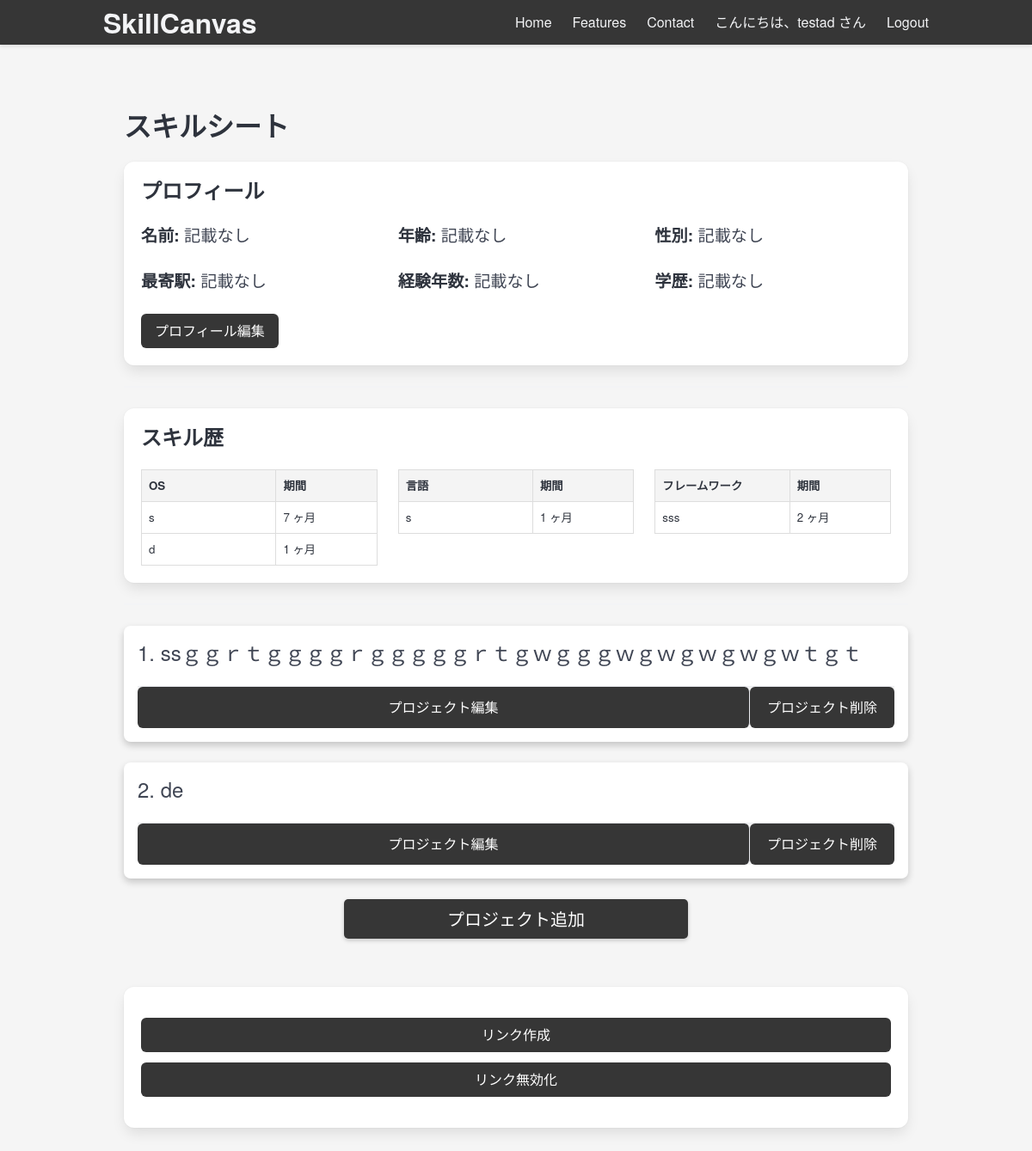
Page /sheet (signed in) on the committed database.
### run.py (models this page shows, shortened)
class User(db.Model, UserMixin):
    __tablename__ = "user"
    id = db.Column(db.Integer, primary_key=True)
    username = db.Column(db.String(120), unique=True, nullable=False)
    email = db.Column(db.String(120), unique=True, nullable=False)
    password = db.Column(db.String(120), nullable=False)
    is_active = db.Column(db.Boolean, default=False)
    created_at = db.Column(db.DateTime, nullable=False, default=datetime.now)
    updated_at = db.Column(db.DateTime, nullable=False, default=datetime.now, onupdate=datetime.now)
    is_admin = db.Column(db.Boolean, default=False)  # 管理者フラグ
    projects = db.relationship('Project', backref='user', lazy=True)
    display_name = db.Column(db.String(120), nullable=True)
    age = db.Column(db.Integer, nullable=True)
    gender = db.Column(db.String(10), nullable=True)
    nearest_station = db.Column(db.String(120), nullable=True)
    experience_years = db.Column(db.Integer, nullable=True)
    education = db.Column(db.String(120), nullable=True)

class Technology(db.Model):
    __tablename__ = "technology"
    id = db.Column(db.Integer, primary_key=True)
    project_id = db.Column(db.Integer, db.ForeignKey('project.id'), nullable=False)
    type = db.Column(db.String(120), nullable=False)  # e.g., 'OS', 'language', 'process', etc.
    name = db.Column(db.String(120), nullable=False)
    duration_months = db.Column(db.Integer, nullable=True)  # Nullable for process entries

class Project(db.Model):
    __tablename__ = "project"
    id = db.Column(db.Integer, primary_key=True)
    user_id = db.Column(db.Integer, db.ForeignKey('user.id'), nullable=False)
    start_month = db.Column(db.String(7), nullable=False)  # YYYY-MM形式の文字列
    end_month = db.Column(db.String(7), nullable=False)    # YYYY-MM形式の文字列
    industry = db.Column(db.String(120), nullable=False)
    project_name = db.Column(db.String(120), nullable=False)
    project_summary = db.Column(db.Text, nullable=False)
    responsibilities = db.Column(db.Text, nullable=False)
    technologies = db.relationship('Technology', backref='project', lazy=True)
    processes = db.relationship('Process', backref='project', lazy=True)

### views/sheet_views.py (the view)
@app.route('/sheet', methods=['GET', 'POST'])
@login_required
def sheet():
    user_id = current_user.id
    projects = Project.query.filter_by(user_id=user_id).all()
    project_data = []
    skills_by_category = {}
    tech_type_mapping = {
        'os': 'OS',
        'language': '言語',
        'framework': 'フレームワーク',
        'database': 'データベース',
        'containertech': 'コンテナ技術',
        'cicd': 'CI/CD',
        'logging': 'ログ',
        'tools': 'その他ツール'
    }
    for project in projects:
        processes = Process.query.filter_by(project_id=project.id).all()
        technologies = Technology.query.filter_by(project_id=project.id).all()
        for tech in technologies:
            tech_type = tech_type_mapping[tech.type]
            if tech_type not in skills_by_category:
                skills_by_category[tech_type] = {}
            if tech.name not in skills_by_category[tech_type]:
                skills_by_category[tech_type][tech.name] = tech.duration_months
            else:
                skills_by_category[tech_type][tech.name] += tech.duration_months
        project_data.append({
            'project': project,
            'processes': processes,
            'technologies': technologies
        })
    skills_by_category_formatted = {}
    for category, skills in skills_by_category.items():
        skills_list = [{'name': name, 'duration_months': duration} for name, duration in skills.items()]
        skills_by_category_formatted[category] = skills_list
    active_link = Link.query.filter_by(user_id=user_id, is_active=True).order_by(Link.created_at.desc()).first()
    link_url = url_for('view_sheet', link_code=active_link.link_code, _external=True) if active_link else None
    experience_years = current_user.experience_years or 0
    return render_template('sheet.html', user=current_user, projects=project_data, skills_by_category=skills_by_category_formatted, tech_type_mapping=tech_type_mapping, link_url=link_url, experience_years=experience_years)

### views/login_views.py (called while the page is built)
@login_manager.user_loader # type: ignore
def load_user(user_id):
    return User.query.get(int(user_id))

### templates/sheet.html (shortened to what this page needs)
{% extends "base.html" %}
{% block content %}
<section class="section">
    <div class="container">
        <h1 class="title">スキルシート</h1>
        <div class="box">
            <h1 class="title is-4">プロフィール</h1>
            <div class="columns is-multiline">
                <div class="column is-one-third">
                    <p class="profile-item"><strong>名前:</strong> {{ user.display_name or "記載なし" }}</p>
                </div>
                <div class="column is-one-third">
                    <p class="profile-item"><strong>年齢:</strong> {{ user.age or "記載なし" }}</p>
                </div>
                <div class="column is-one-third">
                    <p class="profile-item"><strong>性別:</strong> {{ user.gender or "記載なし" }}</p>
                </div>
                <div class="column is-one-third">
                    <p class="profile-item"><strong>最寄駅:</strong> {{ user.nearest_station or "記載なし" }}</p>
                </div>
                <div class="column is-one-third">
                    <p class="profile-item"><strong>経験年数:</strong>
                        {% if experience_years %}
                        {{ experience_years // 12 }} 年 {{ experience_years % 12 }} ヶ月
                        {% else %}
                        記載なし
                        {% endif %}</p>
                </div>
                <div class="column is-one-third">
                    <p class="profile-item"><strong>学歴:</strong> {{ user.education or "記載なし" }}</p>
                </div>
            </div>
            <a href="{{ url_for('edit_profile') }}" class="button is-primary is-light">プロフィール編集</a>
        </div>
        <hr>
        {% if skills_by_category|length > 0 %}
        <div class="box">
            <h1 class="title is-4">スキル歴</h1>
            <div class="columns is-multiline">
                {% for category, skills in skills_by_category.items() %}
                <div class="column is-one-third">
                    <div class="table-container">
                        <table class="table is-bordered is-fullwidth skill-table">
                            <thead>
                                <tr>
                                    <th>{{ category }}</th>
                                    <th>期間</th>
                                </tr>
                            </thead>
                            <tbody>
                                {% for skill in skills %}
                                <tr>
                                    <td class="tech-name" data-tech-name="{{ skill.name }}">{{ skill.name }}</td>
                                    <td>
                                        {% if skill.duration_months >= 12 %}
                                        {{ skill.duration_months // 12 }} 年 {{ skill.duration_months % 12 }} ヶ月
                                        {% else %}
                                        {{ skill.duration_months }} ヶ月
                                        {% endif %}
                                    </td>
                                </tr>
                                {% endfor %}
                            </tbody>
                        </table>
                    </div>
                </div>
                {% endfor %}
            </div>
        </div>
        {% endif %}
        <hr>
        {% if projects|length > 0 %}
        <div id="projects-container">
            {% for item in projects %}
            <div class="card project-card">
                <div class="card-content">
                    <h2 class="subtitle project-title" data-index="{{ loop.index }}" style="font-size: 1.5rem;">
                        {{ loop.index }}. {{ item.project.project_name }}
                    </h2>
                    <footer class="card-footer">
                        <a href="{{ url_for('edit_project', project_id=item.project.id) }}"
                            class="card-footer-item button is-primary is-light">プロジェクト編集</a>
                        <form action="{{ url_for('delete_project', project_id=item.project.id) }}" method="post"
                            style="display:inline;">
                            <button type="submit" class="button is-danger is-light card-footer-item">プロジェクト削除</button>
                        </form>
                    </footer>
                </div>
            </div>
            {% endfor %}
        </div>
        {% endif %}
        <div class="hero-button-container">
            <a href="{{ url_for('input') }}" class="button hero-button small-button">プロジェクト追加</a>
        </div>
        <div class="spacer"></div>
        <div class="box">
            <div class="buttons is-centered">
                <form id="create-link-form" action="{{ url_for('create_link') }}" method="post" class="button-form">
                    <button type="submit" class="button is-info is-light is-fullwidth">リンク作成</button>
                </form>
                <form id="invalidate-link-form" action="{{ url_for('invalidate_link') }}" method="post"
                    class="button-form">
                    <button type="submit" class="button is-danger is-light is-fullwidth">リンク無効化</button>
                </form>
            </div>
        </div>
    </div>
</section>
{% endblock %}

### templates/base.html (shortened to what this page needs)
<!DOCTYPE html>
<html lang="en">
<head>
    <link rel="stylesheet" href="https://cdn.jsdelivr.net/npm/bulma@1.0.2/css/bulma.min.css">
    <link rel="stylesheet" href="{{ url_for('static', filename='css/styles.css') }}">
</head>
<body>
    <header>
        <nav id="navbar" class="navbar is-fixed-top">
            <div class="container">
                <div class="navbar-brand">
                    <a class="navbar-item" href="{{ url_for('index') }}" tabindex="-1">
                        <h1 class="title has-text-light">SkillCanvas</h1>
                    </a>
                </div>
                <div id="navbarMenu" class="navbar-menu">
                    <div class="navbar-end">
                        <a class="navbar-item has-text-light" href="{{ url_for('index') }}" tabindex="-1">Home</a>
                        <a class="navbar-item has-text-light" href="{{ url_for('features') }}"
                            tabindex="-1">Features</a>
                        <a class="navbar-item has-text-light" href="{{ url_for('contact') }}" tabindex="-1">Contact</a>
                        {% if current_user.is_authenticated %}
                            <a class="navbar-item has-text-light" href="{{ url_for('userinfo') }}">こんにちは、{{ current_user.username }} さん</a>
                            <a class="navbar-item has-text-light" href="{{ url_for('logout') }}" tabindex="-1">Logout</a>
                        {% else %}
                            <a class="navbar-item has-text-light" href="{{ url_for('login') }}" tabindex="-1">Login</a>
                        {% endif %}
                    </div>
                </div>
            </div>
        </nav>
    </header>
    <main class="section">
        <div class="container">
            {% block content %}
            {% endblock %}
        </div>
    </main>
</body>
</html>

### static/css/styles.css (style rules this page uses)
body { font-family: 'Helvetica Neue', Arial, sans-serif; background-color: #f5f5f5; color: #333; margin: 0; padding: 0; height: 100%; }
html { height: 100%; background-color: #f5f5f5; margin: 0; }
body { display: flex; flex-direction: column; }
main { flex: 1; background-color: #f5f5f5; }
.navbar { background-color: #363636; color: #f5f5f5; box-shadow: 0 2px 4px rgba(0, 0, 0, 0.1); }
.navbar.is-fixed-top { transition: background-color 0.3s, box-shadow 0.3s; }
.navbar-brand .navbar-item { font-weight: bold; }
.navbar-item { color: #f5f5f5; }
.section { padding: 4rem 1.5rem; min-height: calc(100vh - 3rem); }
.spacer { height: 1rem; }
.hero-button { background-color: #6c757d; color: #fff; font-size: 1.25rem; padding: 1rem; border-radius: 5px; text-align: center; display: flex; align-items: center; justify-content: center; height: 100%; box-shadow: 0 2px 5px rgba(0, 0, 0, 0.2); border: none; transition: background-color 0.3s; }
.button { background-color: #363636; border: none; color: #fff; }
.table { border-collapse: collapse; width: 100%; table-layout: fixed; }
.table th, .table td { border: 1px solid #ddd; padding: 8px; word-wrap: break-word; }
.table th { background-color: #f4f4f4; text-align: left; }
.table td { background-color: #fff; }
.table-container { overflow-x: auto; display: flex; flex-direction: column; }
.card { margin-bottom: 1rem; border-radius: 8px; box-shadow: 0 4px 8px rgba(0, 0, 0, 0.2); }
.card-content { padding: 1rem; }
.card-footer { background-color: #f4f4f4; }
.card-footer-item { padding: 0.75rem 1.25rem; }
.table-container table { width: 100%; }
.table-container th:nth-child(1), .table-container td:nth-child(1) { width: 40%; }
.table-container th:nth-child(2), .table-container td:nth-child(2) { width: 30%; }
.columns { display: flex; flex-wrap: wrap; }
.column.is-one-third { flex: 1 1 33%; }
.columns.is-multiline { display: flex; flex-wrap: wrap; }
.column.is-one-third { display: flex; flex-direction: column; }
.table-container { flex: 1; }
.table-container { display: flex; flex-direction: column; }
.skill-table th, .skill-table td { white-space: nowrap; overflow: hidden; text-overflow: ellipsis; }
.skill-table th { font-size: smaller; }
.skill-table td { font-size: smaller; }
.button-form { width: 100%; margin-bottom: 1rem; }
.button.is-fullwidth { width: 100%; }
.box .buttons.is-centered { margin-top: 1rem; margin-bottom: 1rem; }
.button-form { margin: 0; }
.section { padding: 4rem 1.5rem; min-height: calc(100vh - 3rem); background-color: #f5f5f5; }
.button.hero-button { margin: 0.5rem 0; }
.project-title { cursor: pointer; }
.small-button { padding: 0.5rem 1rem; border-radius: 5px; width: 33.33vw; }
.hero-button-container { display: flex; justify-content: center; margin-bottom: 2rem; }
.profile-item { font-size: 1.2rem; }

### rows in the picture
User: username "testad", display_name "記載なし", age "記載なし", gender "記載なし", nearest_station "記載なし", education "記載なし"
Technology: name "sss", duration_months "2"
Project: project.project_name "ssｇｇｒｔｇｇｇｇｒｇｇｇｇｇｒｔｇｗｇｇｇｗｇｗｇｗｇｗｇｗｔｇｔ"
Project: project.project_name "de"

### other values in the picture
{{ category }} "OS" "言語" "フレームワーク"
{{ skill.name }} "s" "d" "s"
{{ skill.duration_months }} "7" "1" "1"
